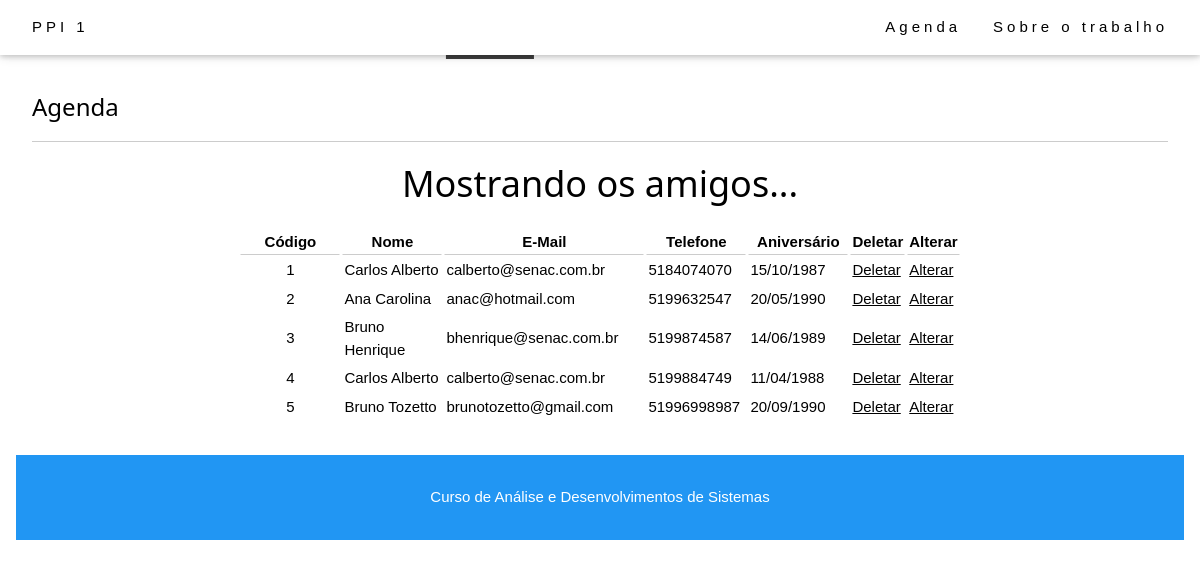
The app's page /mostra_db.php with its own data.
### tables this page shows
CREATE TABLE `amigos` (
  `codigo` smallint(6) NOT NULL,
  `nome` varchar(150) NOT NULL,
  `email` varchar(250) NOT NULL,
  `telefone` varchar(20) NOT NULL,
  `aniversario` date NOT NULL
);

### mostra_db.php (the view, shortened to what this page needs)
<!DOCTYPE html>
<html>
	<link rel="stylesheet" href="./ppi-default.css">
	<body>
	<div class="ppi-default-top">
	  <div class="ppi-default-bar ppi-default-white ppi-default-wide ppi-default-padding ppi-default-card-2">
	    <a href="index.php" class="ppi-default-bar-item ppi-default-button">PPI 1</a>
	    <div class="ppi-default-right ppi-default-hide-small">
	      <a href="#projects" class="ppi-default-bar-item ppi-default-button">Agenda</a>
	      <a href="#about" class="ppi-default-bar-item ppi-default-button">Sobre o trabalho</a>
	    </div>
	  </div>
	</div>
	<header class="ppi-default-display-container ppi-default-content ppi-default-wide" style="max-width:1500px;" id="home">
	  <div class="ppi-default-display-middle ppi-default-margin-top ppi-default-center">
	    <h1 class="ppi-default-xxlarge ppi-default-text-white"><span class="ppi-default-padding ppi-default-black ppi-default-opacity-min"><b>BR</b></span> <span class="ppi-default-hide-small ppi-default-text-light-grey">Architects</span></h1>
	  </div>
	</header>
	<div class="ppi-default-content ppi-default-padding" style="max-width:1564px">
   	<div class="ppi-default-container ppi-default-padding-32" id="about">
	    <h3 class="ppi-default-border-bottom ppi-default-border-light-grey ppi-default-padding-16">Agenda</h3>
	    <p>
	    <?php
			$ok = conecta_bd() or die ("Não é possível conectar-se ao servidor.");
			$resultado=mysqli_query($ok, "Select * from amigos;");
			print("<body bgcolor='white'><h1><center>Mostrando os amigos...</center></h1><p>");
			print("<table border='1' bordercolor='white' align='center'><tr><th class='border-h3' width='100'><b>Código </th>");
			print("<th class='border-h3' width='100'>Nome </th>");
			print("<th class='border-h3' width='200'>E-Mail </th>");
			print("<th class='border-h3' width='100'>Telefone </th>");
			print("<th class='border-h3' width='100'>Aniversário</b> </th>");
			print("<th class='border-h3'><b>Deletar</td><td class='border-h3'><b>Alterar</th></tr>");
			while ($linha=mysqli_fetch_array($resultado)) {
			   		$Codigo=$linha["codigo"];
			   		$Nome=$linha["nome"];
			   		$EMail=$linha["email"];
			   		$Telefone=$linha["telefone"];
			   		$Aniversario=$linha["aniversario"];
					$dia=substr($Aniversario,8);
					$mes=substr($Aniversario,5,-3);
					$ano=substr($Aniversario,0,-6);
			   		print("<tr><td><center>$Codigo </center></td>");
			   		print("<td>$Nome </td>");
			   		print("<td>$EMail </td>");
			   		print("<td>$Telefone </td>");
			   		print("<td>$dia/$mes/$ano </td>");
					print("<td><a href='deletar.php?cod=$Codigo'>Deletar</a></td>");
					print("<td><a href='alterar.php?cod=$Codigo'>Alterar</a></td></tr>"); }
			print("</table>");
		?>
	</div>
		<footer class="ppi-default-center ppi-default-blue ppi-default-padding-16">
		  <p>Curso de Análise e Desenvolvimentos de Sistemas</p>
		</footer>
	</body>
</html>

### ppi-default.css (style rules this page uses)
*,*:before,*:after { box-sizing:inherit }
html { -ms-text-size-adjust:100%;-webkit-text-size-adjust:100% }
body { margin:0 }
article,aside,details,figcaption,figure,footer,header,main,menu,nav,section,summary { display:block }
a { background-color:transparent;-webkit-text-decoration-skip:objects }
html,body { font-family:Verdana,sans-serif;font-size:15px;line-height:1.5 }
html { overflow-x:hidden }
h1 { font-size:36px }
h3 { font-size:24px }
h1,h2,h3,h4,h5,h6 { font-family:"Segoe UI",Arial,sans-serif;font-weight:400;margin:10px 0 }
.ppi-default-wide { letter-spacing:4px }
a { color:inherit }
.ppi-default-btn,.ppi-default-button { border:none;display:inline-block;outline:0;padding:8px 16px;vertical-align:middle;overflow:hidden;text-decoration:none;color:inherit;background-color:inherit;text-align:center;cursor:pointer;white-space:nowrap }
.ppi-default-btn,.ppi-default-button { -webkit-touch-callout:none;-webkit-user-select:none;-khtml-user-select:none;-moz-user-select:none;-ms-user-select:none;user-select:none }
.ppi-default-tooltip,.ppi-default-display-container { position:relative }
.ppi-default-bar { width:100%;overflow:hidden }
.ppi-default-bar .ppi-default-bar-item { padding:8px 16px;float:left;width:auto;border:none;outline:none;display:block }
.ppi-default-bar .ppi-default-button { white-space:normal }
.ppi-default-container:after,.ppi-default-container:before,.ppi-default-panel:after,.ppi-default-panel:before,.ppi-default-row:after,.ppi-default-row:before,.ppi-default-row-padding:after,.ppi-default-row-padding:before, .ppi-default-cell-row:before,.ppi-default-cell-row:after,.ppi-default-clear:after,.ppi-default-clear:before,.ppi-default-bar:before,.ppi-default-bar:after { content:"";display:table;clear:both }
.ppi-default-content { max-width:980px;margin:auto }
.ppi-default-top,.ppi-default-bottom { position:fixed;width:100%;z-index:1 }
.ppi-default-top { top:0 }
.ppi-default-display-middle { position:absolute;top:50%;left:50%;transform:translate(-50%,-50%);-ms-transform:translate(-50%,-50%) }
.ppi-default-container,.ppi-default-panel { padding:0.01em 16px }
.ppi-default-card,.ppi-default-card-2 { box-shadow:0 2px 5px 0 rgba(0,0,0,0.16),0 2px 10px 0 rgba(0,0,0,0.12) }
.ppi-default-opacity-min { opacity:0.75 }
.ppi-default-xxlarge { font-size:36px!important }
.ppi-default-center { text-align:center!important }
.ppi-default-border-bottom { border-bottom:1px solid #ccc!important }
.ppi-default-margin-top { margin-top:16px!important }
.ppi-default-padding { padding:8px 16px!important }
.ppi-default-padding-16 { padding-top:16px!important;padding-bottom:16px!important }
.ppi-default-padding-32 { padding-top:32px!important;padding-bottom:32px!important }
.ppi-default-right { float:right!important }
.ppi-default-blue,.ppi-default-hover-blue:hover { color:#fff!important;background-color:#2196F3!important }
.ppi-default-white,.ppi-default-hover-white:hover { color:#000!important;background-color:#fff!important }
.ppi-default-black,.ppi-default-hover-black:hover { color:#fff!important;background-color:#000!important }
.ppi-default-text-white,.ppi-default-hover-text-white:hover { color:#fff!important }
.ppi-default-text-light-grey,.ppi-default-hover-text-light-grey:hover,.ppi-default-text-light-gray,.ppi-default-hover-text-light-gray:hover { color:#f1f1f1!important }
.border-h3 { border-bottom:1px solid #ccc!important }

### records on screen
amigos: codigo "1", nome "Carlos Alberto", email "calberto@senac.com.br", telefone "5184074070", aniversario "15", aniversario "10", aniversario "1987"
amigos: codigo "2", nome "Ana Carolina", email "anac@hotmail.com", telefone "5199632547", aniversario "20", aniversario "05", aniversario "1990"
amigos: codigo "3", nome "Bruno Henrique", email "bhenrique@senac.com.br", telefone "5199874587", aniversario "14", aniversario "06", aniversario "1989"
amigos: codigo "4", nome "Carlos Alberto", email "calberto@senac.com.br", telefone "5199884749", aniversario "11", aniversario "04", aniversario "1988"
amigos: codigo "5", nome "Bruno Tozetto", email "brunotozetto@gmail.com", telefone "51996998987", aniversario "20", aniversario "09", aniversario "1990"
